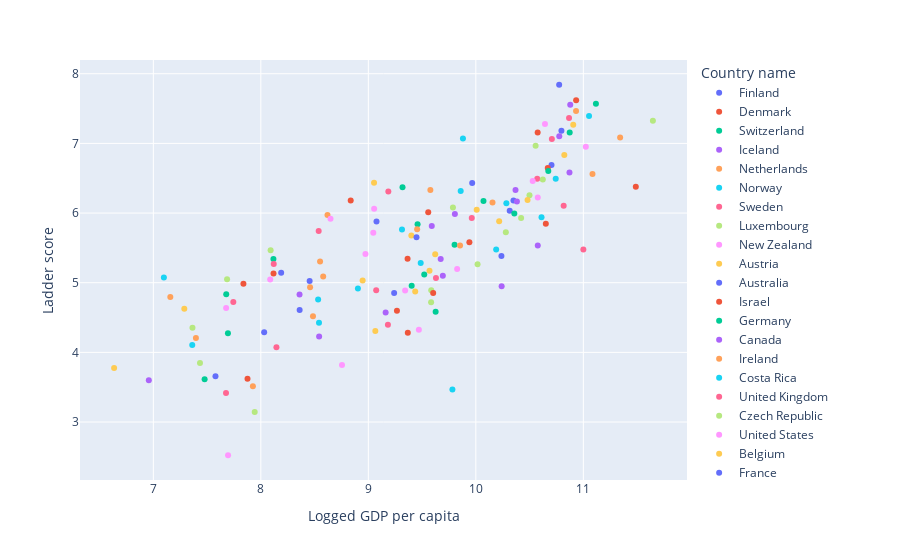

Notebook code cell kept with this figure:
### Markdown cell above
<h5>Effect of GDP On Happiness Level</h5>

### Code cell
fig = px.scatter(world_data ,x= 'Logged GDP per capita' , y ='Ladder score' , hover_data=['Country name'] , color = 'Country name')
fig
